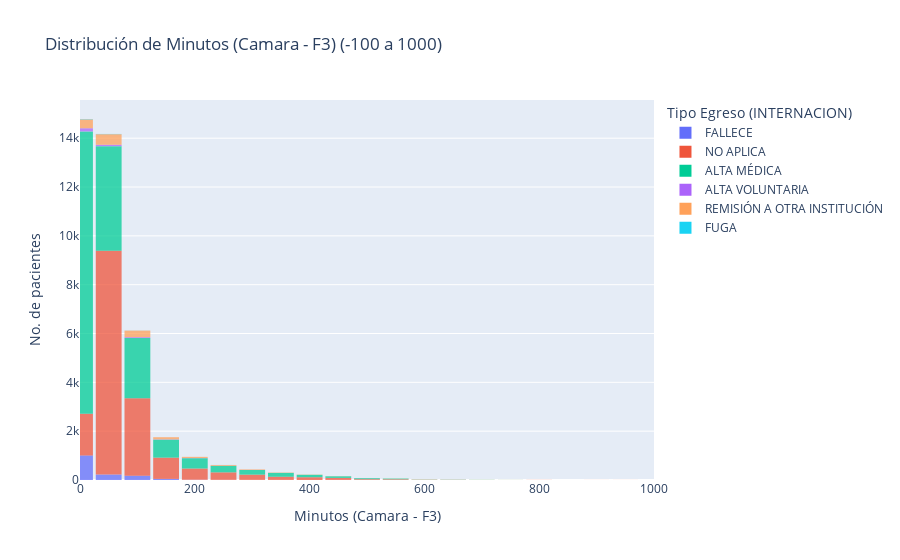

Notebook code for this chart:
### Markdown cell above
En este caso, para la variable *Minutos (Camara - F3)*  se encuentran valores negativos, por lo tanto se decide prescindir de esta variable.

### Code cell
import plotly.express as px

# Filtrar los datos para incluir solo aquellos dentro del rango de -25 a 1000 minutos
data_filtrados = data[(data['Minutos (Camara - F3)'] >= -100) & (data['Minutos (Camara - F3)'] <= 1000)]

# Crear un histograma interactivo de los minutos (Camara - F3) con intervalos de 30 minutos
fig = px.histogram(data_filtrados, x='Minutos (Camara - F3)', range_x=[0, 1000], nbins=37, histfunc='count', opacity=0.75, template="plotly",
                   title='Distribución de Minutos (Camara - F3) (-100 a 1000)', color='Tipo Egreso (INTERNACION)')

# Actualizar las trazas para incluir información adicional en el tooltip
fig.update_traces(hovertemplate='Minutos (Camara - F3): %{x}<br>Pacientes: %{y}')

# Actualizar el diseño del gráfico
fig.update_layout(
    xaxis_title='Minutos (Camara - F3)',
    yaxis_title='No. de pacientes',
    bargap=0.1  # Ajustar el espacio entre las barras
)

# Mostrar el histograma
fig.show()

### Figure 1 — Plotly figure (JSON) as saved in the notebook; plotly's stock layout.template omitted (floating-point values rounded to 4 significant figures; data arrays with more than 128 entries replaced by an {"elided": "..."} marker saying what was removed)
{"data": [{"alignmentgroup": "True", "bingroup": "x", "histfunc": "count", "hovertemplate": "Minutos (Camara - F3): %{x}<br>Pacientes: %{y}", "legendgroup": "FALLECE", "marker": {"color": "#636efa", "opacity": 0.75, "pattern": {"shape": ""}}, "name": "FALLECE", "nbinsx": 37, "offsetgroup": "FALLECE", "orientation": "v", "showlegend": true, "type": "histogram", "x": {"elided": "1489 float values"}, "xaxis": "x", "yaxis": "y"}, {"alignmentgroup": "True", "bingroup": "x", "histfunc": "count", "hovertemplate": "Minutos (Camara - F3): %{x}<br>Pacientes: %{y}", "legendgroup": "NO APLICA", "marker": {"color": "#EF553B", "opacity": 0.75, "pattern": {"shape": ""}}, "name": "NO APLICA", "nbinsx": 37, "offsetgroup": "NO APLICA", "orientation": "v", "showlegend": true, "type": "histogram", "x": {"elided": "16319 float values"}, "xaxis": "x", "yaxis": "y"}, {"alignmentgroup": "True", "bingroup": "x", "histfunc": "count", "hovertemplate": "Minutos (Camara - F3): %{x}<br>Pacientes: %{y}", "legendgroup": "ALTA MÉDICA", "marker": {"color": "#00cc96", "opacity": 0.75, "pattern": {"shape": ""}}, "name": "ALTA MÉDICA", "nbinsx": 37, "offsetgroup": "ALTA MÉDICA", "orientation": "v", "showlegend": true, "type": "histogram", "x": {"elided": "20347 float values"}, "xaxis": "x", "yaxis": "y"}, {"alignmentgroup": "True", "bingroup": "x", "histfunc": "count", "hovertemplate": "Minutos (Camara - F3): %{x}<br>Pacientes: %{y}", "legendgroup": "ALTA VOLUNTARIA", "marker": {"color": "#ab63fa", "opacity": 0.75, "pattern": {"shape": ""}}, "name": "ALTA VOLUNTARIA", "nbinsx": 37, "offsetgroup": "ALTA VOLUNTARIA", "orientation": "v", "showlegend": true, "type": "histogram", "x": {"elided": "251 float values"}, "xaxis": "x", "yaxis": "y"}, {"alignmentgroup": "True", "bingroup": "x", "histfunc": "count", "hovertemplate": "Minutos (Camara - F3): %{x}<br>Pacientes: %{y}", "legendgroup": "REMISIÓN A OTRA INSTITUCIÓN", "marker": {"color": "#FFA15A", "opacity": 0.75, "pattern": {"shape": ""}}, "name": "REMISIÓN A OTRA INSTITUCIÓN", "nbinsx": 37, "offsetgroup": "REMISIÓN A OTRA INSTITUCIÓN", "orientation": "v", "showlegend": true, "type": "histogram", "x": {"elided": "1306 float values"}, "xaxis": "x", "yaxis": "y"}, {"alignmentgroup": "True", "bingroup": "x", "histfunc": "count", "hovertemplate": "Minutos (Camara - F3): %{x}<br>Pacientes: %{y}", "legendgroup": "FUGA", "marker": {"color": "#19d3f3", "opacity": 0.75, "pattern": {"shape": ""}}, "name": "FUGA", "nbinsx": 37, "offsetgroup": "FUGA", "orientation": "v", "showlegend": true, "type": "histogram", "x": [50.4, 52.22, 61.18, 0, 42.72, 62.88, 0, 0, 51.68, 0, 72.1, 71.42, 0, 0, 116.3, 0, 0, 244.5, 735.4, 0, 0, 92.33, 0, 0, 68.77, 0, 227.7, 0, 116.0, 0, 63.23], "xaxis": "x", "yaxis": "y"}], "layout": {"bargap": 0.1, "barmode": "relative", "legend": {"title": {"text": "Tipo Egreso (INTERNACION)"}, "tracegroupgap": 0}, "title": {"text": "Distribución de Minutos (Camara - F3) (-100 a 1000)"}, "xaxis": {"anchor": "y", "domain": [0, 1], "range": [0, 1000], "title": {"text": "Minutos (Camara - F3)"}}, "yaxis": {"anchor": "x", "domain": [0, 1], "title": {"text": "No. de pacientes"}}}}
